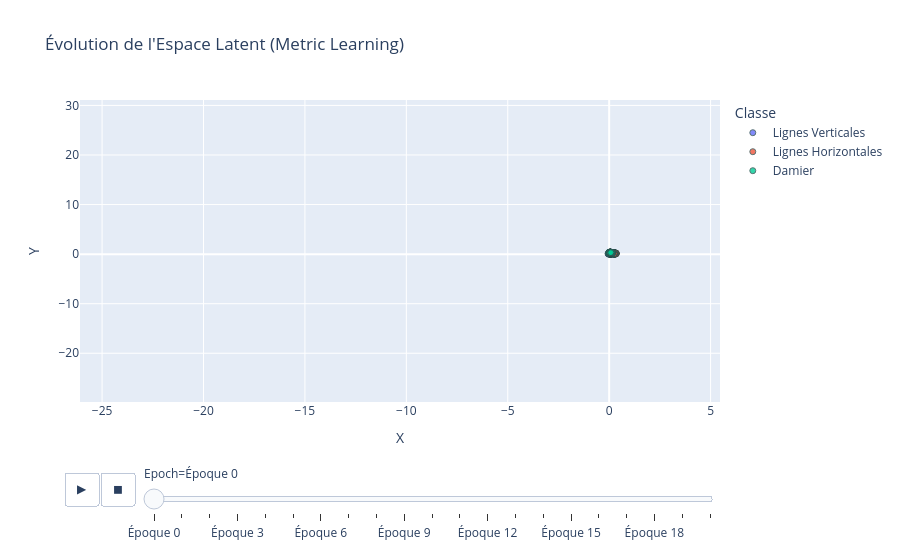

The code cell stored with this chart in its notebook:
### Markdown cell above
Partie 2 - Test des descripteurs avec IA
1) CNN
2) ViT
3) Metrics learning

### Code cell
import torch
import torch.nn as nn
import torch.optim as optim
import numpy as np
import pandas as pd
import plotly.express as px
import random

def generate_synthetic_data(num_samples=100, size=32):
    images = []
    labels = []

    for _ in range(num_samples):
        img_v = np.zeros((size, size))
        img_v[:, ::2] = 1.0
        img_v += np.random.normal(0, 0.2, (size, size))
        images.append(img_v)
        labels.append(0)

        img_h = np.zeros((size, size))
        img_h[::2, :] = 1.0
        img_h += np.random.normal(0, 0.2, (size, size))
        images.append(img_h)
        labels.append(1)

        img_c = np.zeros((size, size))
        img_c[::2, ::2] = 1.0
        img_c[1::2, 1::2] = 1.0
        img_c += np.random.normal(0, 0.2, (size, size))
        images.append(img_c)
        labels.append(2)

    images = torch.tensor(np.array(images), dtype=torch.float32).unsqueeze(1)
    labels = torch.tensor(labels, dtype=torch.long)
    return images, labels

images, labels = generate_synthetic_data(num_samples=333)
class_names = {0: 'Lignes Verticales', 1: 'Lignes Horizontales', 2: 'Damier'}
labels_text = [class_names[l.item()] for l in labels]

print(f" Données générées : {len(images)} images de taille 8x8.")

class TinyEmbedder(nn.Module):
    def __init__(self):
        super().__init__()
        self.flatten = nn.Flatten()
        self.fc1 = nn.Linear(32 * 32, 32)
        self.relu = nn.ReLU()
        self.fc2 = nn.Linear(32, 2)

    def forward(self, x):
        x = self.flatten(x)
        x = self.fc1(x)
        x = self.relu(x)
        x = self.fc2(x)
        return x

model = TinyEmbedder()
optimizer = optim.Adam(model.parameters(), lr=0.01)
triplet_loss = nn.TripletMarginLoss(margin=1.0, p=2)

EPOCHS = 20
history_df = []

print(" Début de l'entraînement Metric Learning...")

for epoch in range(EPOCHS + 1):

    model.eval()
    with torch.no_grad():
        embeddings = model(images).numpy()

    for i in range(len(embeddings)):
        history_df.append({
            'Epoch': f"Époque {epoch}",
            'X': embeddings[i, 0],
            'Y': embeddings[i, 1],
            'Classe': labels_text[i]
        })

    if epoch == EPOCHS:
        break

    model.train()
    optimizer.zero_grad()

    anchors, positives, negatives = [], [], []
    for _ in range(150):
        anchor_idx = random.randint(0, len(images) - 1)
        anchor_label = labels[anchor_idx].item()

        pos_idx = random.choice([i for i, l in enumerate(labels) if l.item() == anchor_label])
        neg_idx = random.choice([i for i, l in enumerate(labels) if l.item() != anchor_label])

        anchors.append(images[anchor_idx])
        positives.append(images[pos_idx])
        negatives.append(images[neg_idx])

    anchors = torch.stack(anchors)
    positives = torch.stack(positives)
    negatives = torch.stack(negatives)

    emb_a = model(anchors)
    emb_p = model(positives)
    emb_n = model(negatives)

    loss = triplet_loss(emb_a, emb_p, emb_n)
    loss.backward()
    optimizer.step()

    if epoch % 5 == 0:
        print(f"Époque {epoch}/{EPOCHS} - Triplet Loss: {loss.item():.4f}")

print(" Entraînement terminé !")

df_plot = pd.DataFrame(history_df)

x_max, x_min = df_plot['X'].max(), df_plot['X'].min()
y_max, y_min = df_plot['Y'].max(), df_plot['Y'].min()
padding = 1.0

fig = px.scatter(
    df_plot,
    x='X', y='Y',
    color='Classe',
    animation_frame='Epoch',
    title="Évolution de l'Espace Latent (Metric Learning)",
    range_x=[x_min - padding, x_max + padding],
    range_y=[y_min - padding, y_max + padding],
    opacity=0.8
)

fig.update_traces(marker=dict(size=6, line=dict(width=1, color='DarkSlateGrey')))
fig.layout.updatemenus[0].buttons[0].args[1]["frame"]["duration"] = 500

fig.show()

### Figure 1 — Plotly figure (JSON) as saved in the notebook; plotly's stock layout.template omitted (floating-point values rounded to 4 significant figures; data arrays with more than 128 entries replaced by an {"elided": "..."} marker saying what was removed)
{"data": [{"hovertemplate": "Classe=Lignes Verticales<br>Epoch=Époque 0<br>X=%{x}<br>Y=%{y}<extra></extra>", "legendgroup": "Lignes Verticales", "marker": {"color": "#636efa", "line": {"color": "DarkSlateGrey", "width": 1}, "opacity": 0.8, "size": 6, "symbol": "circle"}, "mode": "markers", "name": "Lignes Verticales", "orientation": "v", "showlegend": true, "type": "scatter", "x": {"elided": "333 float values"}, "xaxis": "x", "y": {"elided": "333 float values"}, "yaxis": "y"}, {"hovertemplate": "Classe=Lignes Horizontales<br>Epoch=Époque 0<br>X=%{x}<br>Y=%{y}<extra></extra>", "legendgroup": "Lignes Horizontales", "marker": {"color": "#EF553B", "line": {"color": "DarkSlateGrey", "width": 1}, "opacity": 0.8, "size": 6, "symbol": "circle"}, "mode": "markers", "name": "Lignes Horizontales", "orientation": "v", "showlegend": true, "type": "scatter", "x": {"elided": "333 float values"}, "xaxis": "x", "y": {"elided": "333 float values"}, "yaxis": "y"}, {"hovertemplate": "Classe=Damier<br>Epoch=Époque 0<br>X=%{x}<br>Y=%{y}<extra></extra>", "legendgroup": "Damier", "marker": {"color": "#00cc96", "line": {"color": "DarkSlateGrey", "width": 1}, "opacity": 0.8, "size": 6, "symbol": "circle"}, "mode": "markers", "name": "Damier", "orientation": "v", "showlegend": true, "type": "scatter", "x": {"elided": "333 float values"}, "xaxis": "x", "y": {"elided": "333 float values"}, "yaxis": "y"}], "layout": {"legend": {"title": {"text": "Classe"}, "tracegroupgap": 0}, "sliders": [{"active": 0, "currentvalue": {"prefix": "Epoch="}, "len": 0.9, "pad": {"b": 10, "t": 60}, "steps": [{"args": [["Époque 0"], {"frame": {"duration": 0, "redraw": false}, "fromcurrent": true, "mode": "immediate", "transition": {"duration": 0, "easing": "linear"}}], "label": "Époque 0", "method": "animate"}, {"args": [["Époque 1"], {"frame": {"duration": 0, "redraw": false}, "fromcurrent": true, "mode": "immediate", "transition": {"duration": 0, "easing": "linear"}}], "label": "Époque 1", "method": "animate"}, {"args": [["Époque 2"], {"frame": {"duration": 0, "redraw": false}, "fromcurrent": true, "mode": "immediate", "transition": {"duration": 0, "easing": "linear"}}], "label": "Époque 2", "method": "animate"}, {"args": [["Époque 3"], {"frame": {"duration": 0, "redraw": false}, "fromcurrent": true, "mode": "immediate", "transition": {"duration": 0, "easing": "linear"}}], "label": "Époque 3", "method": "animate"}, {"args": [["Époque 4"], {"frame": {"duration": 0, "redraw": false}, "fromcurrent": true, "mode": "immediate", "transition": {"duration": 0, "easing": "linear"}}], "label": "Époque 4", "method": "animate"}, {"args": [["Époque 5"], {"frame": {"duration": 0, "redraw": false}, "fromcurrent": true, "mode": "immediate", "transition": {"duration": 0, "easing": "linear"}}], "label": "Époque 5", "method": "animate"}, {"args": [["Époque 6"], {"frame": {"duration": 0, "redraw": false}, "fromcurrent": true, "mode": "immediate", "transition": {"duration": 0, "easing": "linear"}}], "label": "Époque 6", "method": "animate"}, {"args": [["Époque 7"], {"frame": {"duration": 0, "redraw": false}, "fromcurrent": true, "mode": "immediate", "transition": {"duration": 0, "easing": "linear"}}], "label": "Époque 7", "method": "animate"}, {"args": [["Époque 8"], {"frame": {"duration": 0, "redraw": false}, "fromcurrent": true, "mode": "immediate", "transition": {"duration": 0, "easing": "linear"}}], "label": "Époque 8", "method": "animate"}, {"args": [["Époque 9"], {"frame": {"duration": 0, "redraw": false}, "fromcurrent": true, "mode": "immediate", "transition": {"duration": 0, "easing": "linear"}}], "label": "Époque 9", "method": "animate"}, {"args": [["Époque 10"], {"frame": {"duration": 0, "redraw": false}, "fromcurrent": true, "mode": "immediate", "transition": {"duration": 0, "easing": "linear"}}], "label": "Époque 10", "method": "animate"}, {"args": [["Époque 11"], {"frame": {"duration": 0, "redraw": false}, "fromcurrent": true, "mode": "immediate", "transition": {"duration": 0, "easing": "linear"}}], "label": "Époque 11", "method": "animate"}, {"args": [["Époque 12"], {"frame": {"duration": 0, "redraw": false}, "fromcurrent": true, "mode": "immediate", "transition": {"duration": 0, "easing": "linear"}}], "label": "Époque 12", "method": "animate"}, {"args": [["Époque 13"], {"frame": {"duration": 0, "redraw": false}, "fromcurrent": true, "mode": "immediate", "transition": {"duration": 0, "easing": "linear"}}], "label": "Époque 13", "method": "animate"}, {"args": [["Époque 14"], {"frame": {"duration": 0, "redraw": false}, "fromcurrent": true, "mode": "immediate", "transition": {"duration": 0, "easing": "linear"}}], "label": "Époque 14", "method": "animate"}, {"args": [["Époque 15"], {"frame": {"duration": 0, "redraw": false}, "fromcurrent": true, "mode": "immediate", "transition": {"duration": 0, "easing": "linear"}}], "label": "Époque 15", "method": "animate"}, {"args": [["Époque 16"], {"frame": {"duration": 0, "redraw": false}, "fromcurrent": true, "mode": "immediate", "transition": {"duration": 0, "easing": "linear"}}], "label": "Époque 16", "method": "animate"}, {"args": [["Époque 17"], {"frame": {"duration": 0, "redraw": false}, "fromcurrent": true, "mode": "immediate", "transition": {"duration": 0, "easing": "linear"}}], "label": "Époque 17", "method": "animate"}, {"args": [["Époque 18"], {"frame": {"duration": 0, "redraw": false}, "fromcurrent": true, "mode": "immediate", "transition": {"duration": 0, "easing": "linear"}}], "label": "Époque 18", "method": "animate"}, {"args": [["Époque 19"], {"frame": {"duration": 0, "redraw": false}, "fromcurrent": true, "mode": "immediate", "transition": {"duration": 0, "easing": "linear"}}], "label": "Époque 19", "method": "animate"}, {"args": [["Époque 20"], {"frame": {"duration": 0, "redraw": false}, "fromcurrent": true, "mode": "immediate", "transition": {"duration": 0, "easing": "linear"}}], "label": "Époque 20", "method": "animate"}], "x": 0.1, "xanchor": "left", "y": 0, "yanchor": "top"}], "title": {"text": "Évolution de l'Espace Latent (Metric Learning)"}, "updatemenus": [{"buttons": [{"args": [null, {"frame": {"duration": 500, "redraw": false}, "fromcurrent": true, "mode": "immediate", "transition": {"duration": 500, "easing": "linear"}}], "label": "&#9654;", "method": "animate"}, {"args": [[null], {"frame": {"duration": 0, "redraw": false}, "fromcurrent": true, "mode": "immediate", "transition": {"duration": 0, "easing": "linear"}}], "label": "&#9724;", "method": "animate"}], "direction": "left", "pad": {"r": 10, "t": 70}, "showactive": false, "type": "buttons", "x": 0.1, "xanchor": "right", "y": 0, "yanchor": "top"}], "xaxis": {"anchor": "y", "domain": [0, 1], "range": [-26.09, 5.464], "title": {"text": "X"}}, "yaxis": {"anchor": "x", "domain": [0, 1], "range": [-29.83, 31.09], "title": {"text": "Y"}}}}
